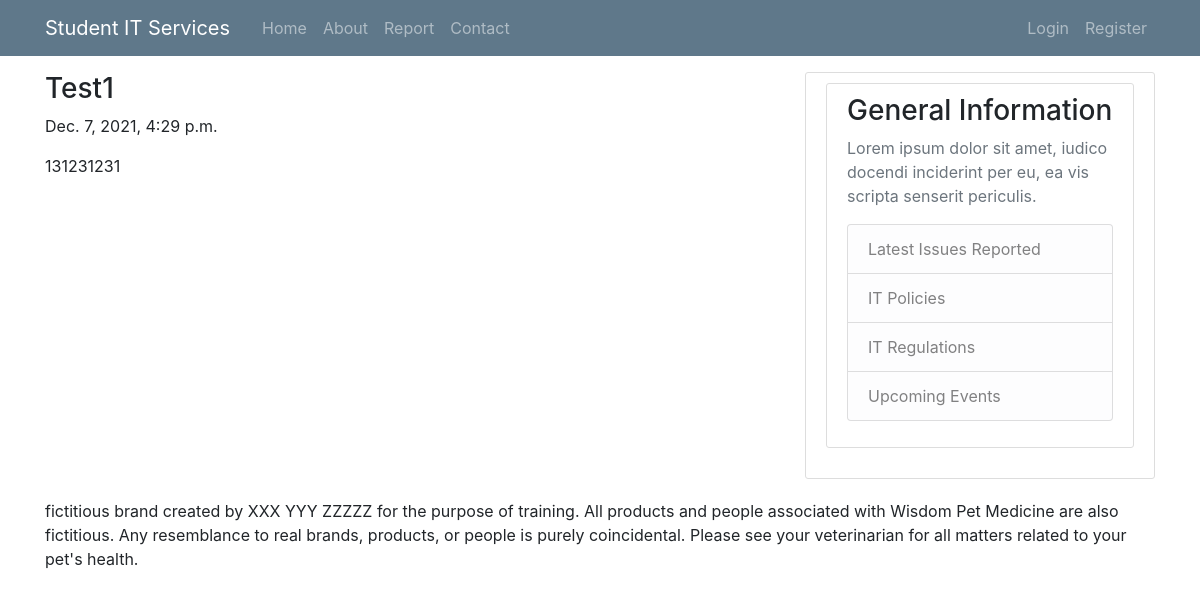
The app's page /, older data.
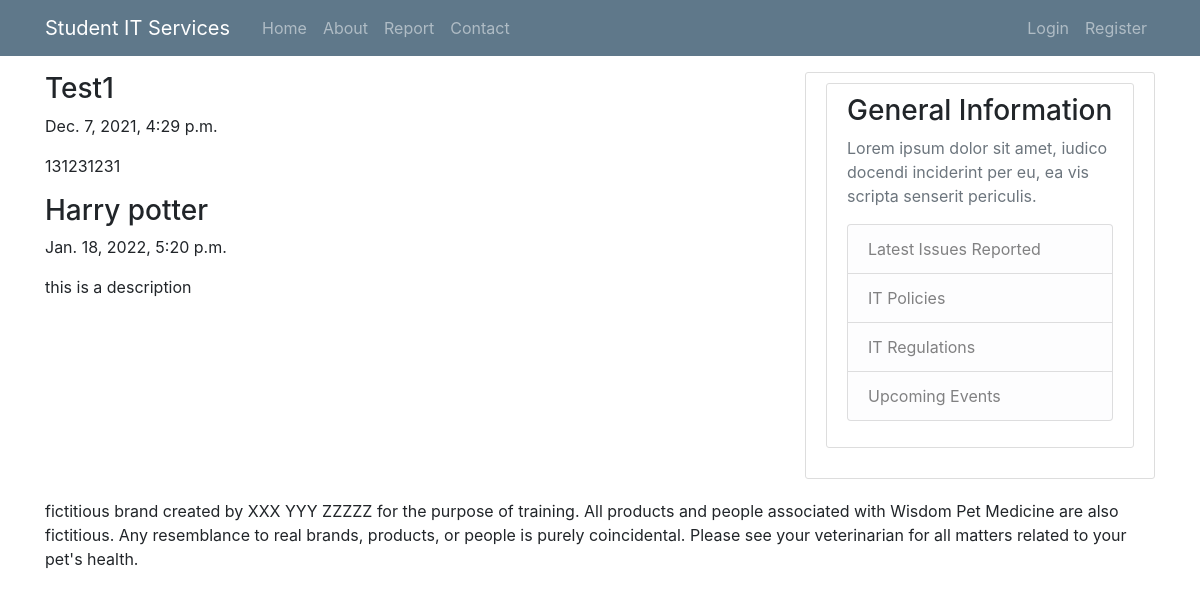
The same page, newer data.
### bookreporting/models.py (models this page shows)
class Book(models.Model):
    name = models.CharField(max_length=100)
    submitter = models.CharField(max_length=100)
    submission_date = models.DateTimeField()
    description = models.TextField(blank=True)
    authors = models.ManyToManyField('author',blank=True)

### bookreporting/views.py (the view)
# urls.py: 2. Add a URL to urlpatterns:  path('', views.home, name='home')
def home(request):
    books = Book.objects.all()
    authors = Author.objects.all()
    return render(request, 'home.html', {'books':books,'authors':authors})

### bookreporting/templates/home.html (shortened to what this page needs)
{% extends "base.html" %}
{%block content%}
<div>
    {% for book in books %}
    <div class="bookname">
            <h3>{{ book.name|capfirst }}</h3>
        <p>
            {{ book.submission_date}}
        </p>
        <p>
            {{book.description}}
        </p>
    </div>
    {% endfor %}
</div>
{%endblock%}

Row changes from the older to the newer data that the page shows:
added Book: name "Harry potter", submission_date "Jan. 18, 2022, 5:20 p.m.", description "this is a description"
